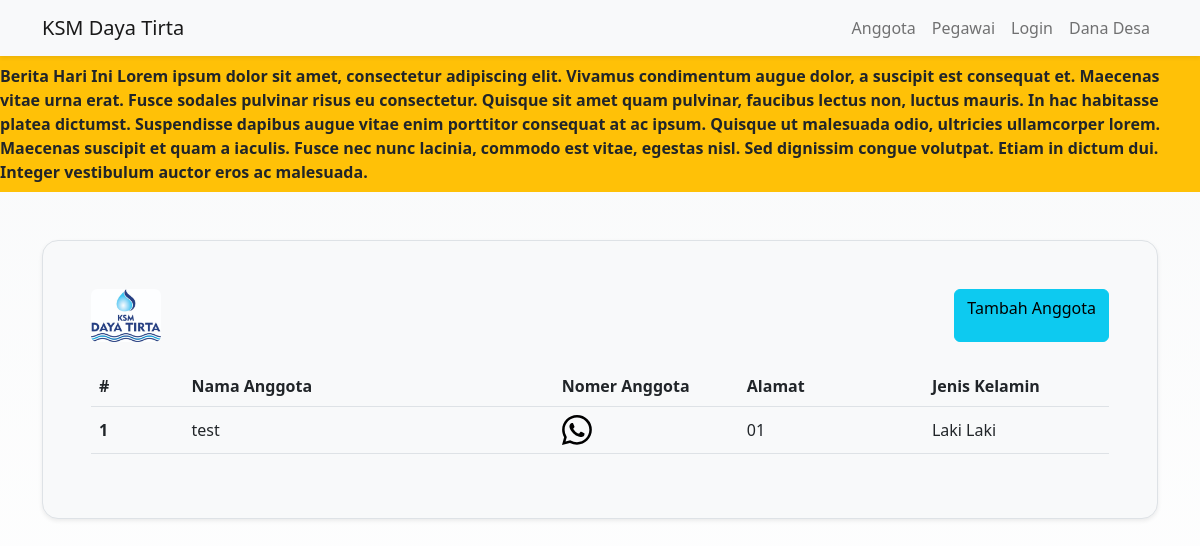
The page /pegawai/dataanggota.php on the database its author committed.
### tables this page shows
CREATE TABLE `informasi` (
  `id_informasi` int(11) NOT NULL,
  `isi_informasi` text NOT NULL,
  `status` tinyint(1) NOT NULL
);

CREATE TABLE `anggota` (
  `id_anggota` int(11) NOT NULL,
  `kode_rumah` varchar(5) NOT NULL,
  `nama_anggota` varchar(30) NOT NULL,
  `nomer_anggota` varchar(13) NOT NULL,
  `rt` varchar(3) NOT NULL,
  `jenis_kelamin` enum('lk','pr') NOT NULL,
  `meteran_bulanlalu` varchar(15) NOT NULL,
  `meteran_terakhir` varchar(15) NOT NULL,
  `bulan` int(11) NOT NULL
);

### pegawai/dataanggota.php (the view, shortened to what this page needs)
<?php
include '../koneksi.php';
$query = "SELECT * FROM anggota";
$exec = mysqli_query($conn, $query);
$data = mysqli_fetch_all($exec, MYSQLI_ASSOC);
$queryselectinformasi = "SELECT * FROM informasi WHERE status = 1";
$execinformasi = mysqli_query($conn, $queryselectinformasi);
$datainformasi = mysqli_fetch_all($execinformasi, MYSQLI_ASSOC);
?>
<!doctype html>
<html lang="en">
<head>
    <link href="https://cdn.jsdelivr.net/npm/bootstrap@5.2.0-beta1/dist/css/bootstrap.min.css" rel="stylesheet">
</head>
<body>
    <nav class="navbar sticky-top navbar-expand-sm shadow-sm bg-light">
        <div class="container">
            <a class="navbar-brand" href="../">KSM Daya Tirta</a>
            <div class="collapse navbar-collapse justify-content-end" id="navbarNav">
                <ul class="navbar-nav">
                    <li class="nav-item">
                        <a class="nav-link" href="../anggota">Anggota</a>
                    </li>
                    <li class="nav-item">
                        <a class="nav-link" href="../pegawai">Pegawai</a>
                    </li>
                    <?php if (isset($_SESSION['login'])) : ?>
                        <li class="nav-item dropdown">
                            <a class="nav-link dropdown-toggle" href="#" role="button" data-bs-toggle="dropdown" aria-expanded="false">
                                <?= (isset($_SESSION['nama'])) ? $_SESSION['nama'] : 'Fitur Pegawai' ?>
                            </a>
                            <ul class="dropdown-menu dropdown-menu-dark">
                                <li><a class="dropdown-item" href="../pegawai?logout">Logout</a></li>
                                <li><a class="dropdown-item" href="pembayaran.php">Pembayaran PDAM</a></li>
                                <li><a class="dropdown-item" href="../pegawai/dataanggota.php">Data Anggota</a></li>
                                <li><a class="dropdown-item" href="../pegawai/pembayaran.php?laporan">Laporan Pembayaran</a></li>
                                <li><a class="dropdown-item" href="../pegawai/informasi.php">Informasi Sistem</a></li>
                            </ul>
                        </li>
                    <?php else : ?>
                        <li class="nav-item">
                            <a class="nav-link" href="../pegawai?login=show">Login</a>
                        </li>
                    <?php endif ?>
                    <li class="nav-item">
                        <a class="nav-link" href="danadesa.php">Dana Desa</a>
                    </li>
                </ul>
            </div>
        </div>
    </nav>
    <div class="col-12 bg-warning fw-bold py-2">
        <marquee>Berita Hari Ini <?= $datainformasi[0]['isi_informasi'] ?></marquee>
    </div>
    <div class="container-sm mx-auto">
        <div class="col-12 mt-5">
            <div class="h-100 p-5 bg-light border rounded-4 shadow-sm">
                <div class="text-center mb-4 d-flex justify-content-between">
                    <img src="../assets/logo.jpeg" width="70px" class="rounded" alt="LOGO KSM">
                    <a class="btn btn-info" href="index.php?tambahanggota">Tambah Anggota</a>
                </div>
                <div class="table-responsive text-center">
                    <table class="table text-start">
                        <thead>
                            <tr>
                                <th class="col-1">#</th>
                                <th class="col-4">Nama Anggota</th>
                                <th class="col-2">Nomer Anggota</th>
                                <th class="col-2">Alamat</th>
                                <th class="col-2">Jenis Kelamin</th>
                            </tr>
                        </thead>
                        <tbody>
                            <?php if ($data != null) : ?>
                                <?php $no = 0 ?>
                                <?php foreach ($data as $p) { ?>
                                    <?php $no++ ?>
                                    <tr class="align-middle">
                                        <th scope="row"><?= $no ?></th>
                                        <td><?= $p['nama_anggota'] ?></td>
                                        <td>
                                            <a class="text-success" target="_blank" href="https://wa.me/62<?= $p['nomer_anggota'] ?>">
                                                <svg class="bi" width="30" height="30">
                                                    <use xlink:href="#wa" />
                                                </svg>
                                            </a>
                                        </td>
                                        <td><?= $p['rt'] ?></td>
                                        <td><?= ($p['jenis_kelamin'] == 'lk') ? "Laki Laki" : "Perempuan"; ?></td>
                                    </tr>
                                <?php } ?>
                            <?php else : ?>
                                <tr>
                                    <th colspan="5" class="text-center h1">Data Tidak Dapat ditemukan</th>
                                </tr>
                            <?php endif ?>
                        </tbody>
                    </table>
                </div>
            </div>
        </div>
    </div>
</body>
</html>

### pegawai/dataanggota.php (style rules this page uses)
body { height: 95vh; background-image: linear-gradient(#F8F9FA, #fff); background-size: auto; background-repeat: no-repeat; }

### rows shown on the page
informasi: isi_informasi "Lorem ipsum dolor sit amet, consectetur adipiscing elit. Vivamus condimentum augue dolor, a suscipit est consequat et. Maecenas vitae urna erat. Fusce sodales pulvinar risus eu consectetur. Quisque sit amet quam pulvinar, faucibus lectus non, luctus mauris. In hac habitasse platea dictumst. Suspendisse dapibus augue vitae enim porttitor consequat at ac ipsum. Quisque ut malesuada odio, ultricies ullamcorper lorem. Maecenas suscipit et quam a iaculis. Fusce nec nunc lacinia, commodo est vitae, egestas nisl. Sed dignissim congue volutpat. Etiam in dictum dui. Integer vestibulum auctor eros ac malesuada."
anggota: nama_anggota "test", rt "01", jenis_kelamin "Laki Laki"
